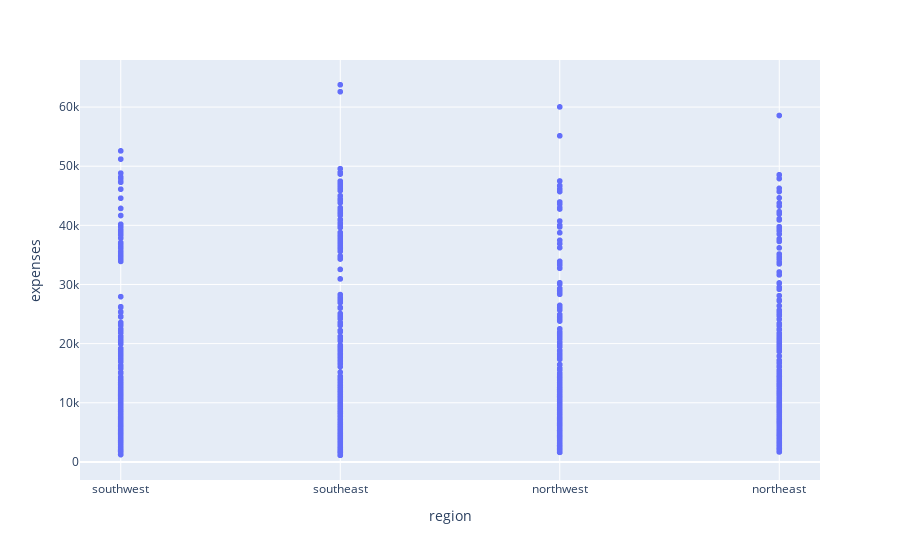

Notebook cell for this chart:
### Markdown cell above
Expenses increases who smokes.It effect on expenses label column

### Code cell
regionplt = pd.concat([df['expenses'],df['region']],axis=1)
px.scatter(regionplt,x='region',y='expenses')

### Figure 1 — Plotly figure (JSON) as saved in the notebook; plotly's stock layout.template omitted (floating-point values rounded to 4 significant figures; data arrays with more than 128 entries replaced by an {"elided": "..."} marker saying what was removed)
{"data": [{"hovertemplate": "region=%{x}<br>expenses=%{y}<extra></extra>", "legendgroup": "", "marker": {"color": "#636efa", "symbol": "circle"}, "mode": "markers", "name": "", "showlegend": false, "type": "scattergl", "x": {"elided": "1338 str values"}, "xaxis": "x", "y": {"elided": "1338 float values"}, "yaxis": "y"}], "layout": {"legend": {"tracegroupgap": 0}, "margin": {"t": 60}, "xaxis": {"anchor": "y", "domain": [0, 1], "title": {"text": "region"}}, "yaxis": {"anchor": "x", "domain": [0, 1], "title": {"text": "expenses"}}}}
